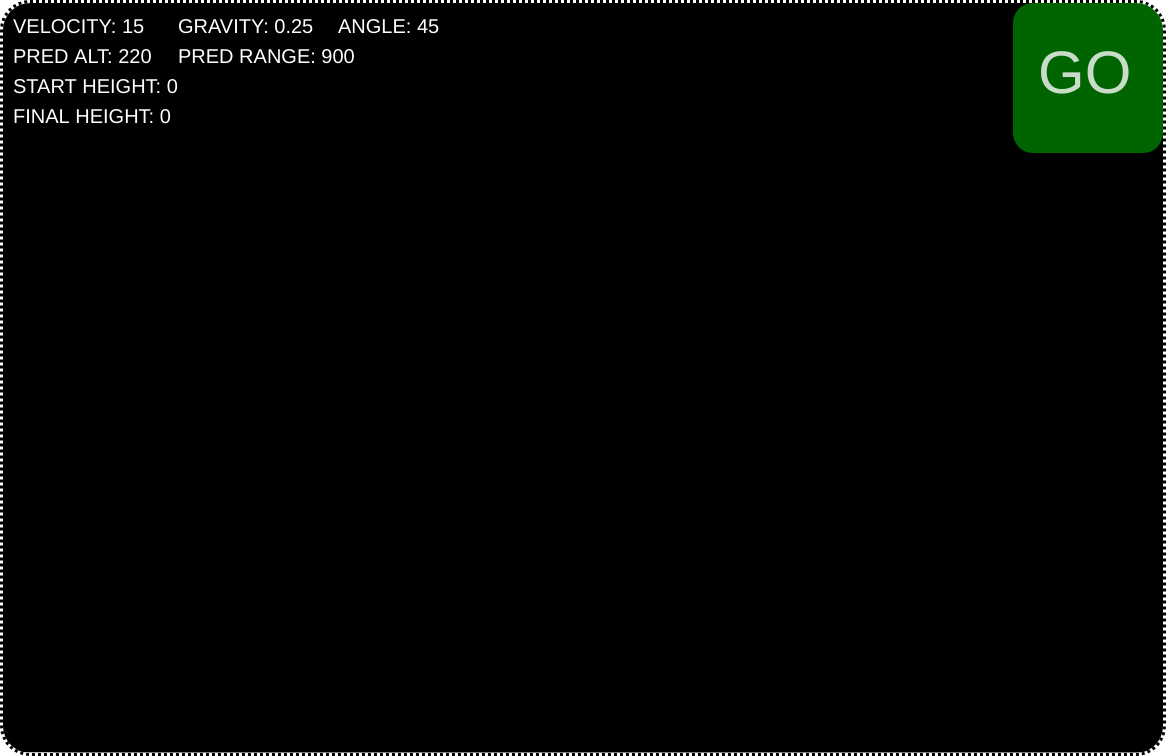
Frame 1 (no input)
Frame 60 (no input): identical to frame 1, image omitted
Frame 120 (the mouse pressed at the canvas centre since frame 60): identical to frame 1, image omitted

The p5.js sketch that drew this single still picture (run headless with seeded random() and noise() and a simulated clock; from frame 60 on, the mouse is pressed at the canvas centre):

// p5.js sketch
// ── sketch.js
let projectile;
let sliderGravity, sliderVelocity, SliderAngle, startHeightSlider, finalHeightSlider, sloMoSlider;
let inputGravity, inputVelocity, inputAngle, startHeightInput, finalHeightInput, sloMoInput;
let go, submitValues, createQuestion;
let count;
let altCalc, rangeCalc;
let projectiles = [];
let sliderList;
let originalWidth, originalHeight;
let cns;
let goPlace = 150;


let window_width;

function styleIt(obj) {
    obj.style("display", 'inline-block');
    obj.style("margin", '0 auto');
    obj.style("margin-left", '20px')
    obj.style("margin-top", '5px');;
    obj.style("border-radius", '30px')
    obj.style('border-style', 'dotted')
}

function setup() {

  window_width = document.documentElement.clientWidth || document.body.clientWidth || window.innerWidth;
  cns = createCanvas(window_width-40, 750);
  styleIt(cns);
  cns.style('margin-left', '10px');

  let d = createDiv()
  d.addClass('infozone')
  d.addClass('smaller')
  d.html('Order of sliders and inputs: Gravity, Velocity, Angle, Start Height, Land Height, Slow Motion');


  angleMode(DEGREES)
  // Sliders
  sliderGravity = new Slider(0, 9.81, 0.25, 0.01, 'g');
  sliderVelocity = new Slider(0.1, 100, 15, 0.1, 'v');
  sliderAngle = new Slider(0, 90, 45, 1, 'a');
  startHeightSlider = new Slider(0, height, 0, 1, 'sh')
  finalHeightSlider = new Slider(0, height/2, 0, 1, 'fh')
  sloMoSlider = new Slider(1, 30, 1, 1, 'sm')
  go = createButton("Go!");
  go.mousePressed(createProjectile);
  styleIt(go);

  createP();

  // Inputs
  inputGravity = new Input('gravity')
  inputVelocity = new Input('velocity')
  inputAngle = new Input('angle')
  startHeightInput = new Input('start height')
  finalHeightInput = new Input('land height')
  sloMoInput = new Input('slo mo')
  submitValues = createButton('Submit Values')
  styleIt(submitValues)

  submitValues.mousePressed(setValues)
  


  inputList = [inputGravity, inputVelocity, inputAngle, startHeightInput, finalHeightInput, sloMoInput]
  sliderList = [sliderGravity, sliderVelocity, sliderAngle, startHeightSlider, finalHeightSlider, sloMoSlider]

  for (let i = 0; i < inputList.length; i++) {
    styleIt(sliderList[i].slider)
    styleIt(inputList[i].input)
  }



}


let diff;
let newWidth;
let totalDiff = 0;


function resize() {
    window_width = document.documentElement.clientWidth || document.body.clientWidth || window.innerWidth;
    if (width > window_width) {
        cns.resize(window_width-50, height);
    } else if (width+100 < window_width) {
        cns.resize(window_width-50, height)
    }
    
}
let timerstop = false;

function calcH(v, a, g, sh, fh) {
  let h = pow(v, 2)*pow(sin(a), 2) / (2*g) 
  h += sh;
  h -= fh;
  h -= 5;
  return round(h)
}
let milli1;
let milli2;

function calcRange(v, ang, g, sh, fh) {
  y0 = sh-fh;
  if (y0 < 0) {
    return 'Cant Launch'
  }
  let d;
  angleMode(DEGREES);
  d = ((v*v)/(2*g)) * (1 + sqrt(1 + ((2*g*y0)/(v*v*sin(a)*sin(a))))) * sin(2*a)
  return round(d);
  }

let v, a, g, sh, fh;

function createProjectile() {
  if (sh >= fh) {
    milli1 = millis();
    projectile = new Projectile(0, height, v, a,50, sh)
  count = 0;
  }
}

function setValues() {
  for (let i = 0; i < inputList.length; i++) {
    let input = parseFloat(inputList[i].input.value());
    if (input >= 0) {
      
    } else {
      alert("Invalid Input: " + inputList[i].input.value() + ' At input ' + i)
      return;
    }
  }

  sliderGravity.slider.value(inputGravity.input.value());
  sliderVelocity.slider.value(inputVelocity.input.value())
  sliderAngle.slider.value(inputAngle.input.value());
  startHeightSlider.slider.value(startHeightInput.input.value());
  finalHeightSlider.slider.value(finalHeightInput.input.value());
  sloMoSlider.slider.value(sloMoInput.input.value());


}

function draw() {

  resize();
  v = sliderVelocity.slider.value();
  a = sliderAngle.slider.value();
  g = sliderGravity.slider.value();
  sh = startHeightSlider.slider.value();
  fh = finalHeightSlider.slider.value();
  sm = sloMoSlider.slider.value();

  altCalc = calcH(v, a, g, sh, fh)
  rangeCalc = calcRange(v, a, g, sh, fh)


  fill(255);
  background(0);
  stroke(255);
  textSize(20);
  textAlign(LEFT);
  line(0, height-fh, width, height-fh)
  line(0, height-sh, 50, height-sh);
  noStroke();
  if (projectile != undefined) {
    projectile.update();
    projectile.show();

    strokeWeight(1);

    if (width < 738) {
      text("ALT: " + projectile.height, 210, 90)
      text("RANGE: " + round(projectile.x), 325, 90)
    } else if (width < 483) {

    }
    else {
      text("ALT: " + projectile.height, 460, 30)
      text("RANGE: " + round(projectile.x), 550, 30)
    }
  }
  // Writing the text
  text("VELOCITY: " + v.toString(10), 10, 30)
  text("GRAVITY: " + g, 175, 30)
  text("ANGLE: " + a.toString(10), 335, 30)
  text("PRED ALT: " + altCalc, 10, 60)

  text("PRED RANGE: " + rangeCalc, 175, 60)
  text("START HEIGHT: " + sh.toString(10), 10, 90)
  text("FINAL HEIGHT: " + fh.toString(10), 10, 120)

  if (rangeCalc == 'Cant Launch') {
    fill(255, 0, 0, 100)
    textSize(60)
    textAlign(CENTER);
    text('CANNOT LAUNCH', width/2 , height/2)
    textSize(25)
    text('Please ensure launch height is higher than final height', width/2 , height/2+ 35)
    fill(255, 0, 0, 100)
  } else {
    fill(0, 255, 0, 100)
  }

  textAlign(LEFT);
  rect(width-goPlace, 0, goPlace, goPlace, 20)
  fill(255, 200);
  textSize(60)
  text('GO', width-125, 90)


}

function mousePressed() {
  let goPlace = 150
  if (mouseX > width-goPlace && mouseX < width && mouseY < goPlace && mouseY > 0) {
    createProjectile()
  }  
}
// ── inputs.js
class Input {
    constructor(text) {
        this.input = createInput(text.toString(10))
    }

    update(newvalue) {
        this.input.value = newvalue;
    }
}
// ── projectile.js
class Projectile {
    constructor(x, y, vel, angle, r, sh=0) {
      this.x = x;
      this.y = height-sh;
      this.velX = vel*cos(angle);
      this.velY = vel*sin(angle);
      this.gravity = g;
      this.hist = []
      this.hist.push(createVector(this.x, this.y))
      this.r = r/2
      this.fallen = false;
      this.falling = false;
      this.height = 0;
      
    }
    
    show() {
      fill(255);
      stroke(255);
      ellipse(this.x, this.y, this.r, this.r);
      strokeWeight(2);
      for (let i = 0; i < this.hist.length-1; i++) {
        line(this.hist[i].x, this.hist[i].y, this.hist[i+1].x,this.hist[i+1].y);
      }
      fill(255, 0 , 0, 150)
      noStroke();
      if (this.velY < 0 && !this.falling) {
        this.falling = true;
        this.topX = this.x;
        this.topY = this.y;
        this.framesLeft = count;
      

        this.textHeight = height-this.topY-fh;


      } else if (this.falling) {
        circle(this.topX, this.topY, 20)
        text('(' + round(this.topX) +', ' + round(this.textHeight)+')', this.topX-40, this.topY-20)
      }

      if (this.fallen) {
        text('(' + round(this.x) +', ' + round(0)+')', this.x-40, this.y-20)
      }

      fill(255);
    }
    
    
    update() {

      if (!this.fallen) {
        if (this.y > height-fh && count > 20) {
          this.y = height-fh
          this.fallen = true;
          this.velX = 0;
      }
        count++;  
        this.height = round(height-this.y);
        this.velY -= this.gravity/sm;
        this.x += this.velX/sm;
        this.y -= this.velY/sm;
        this.hist.push(createVector(this.x, this.y))
      
      } else {
        this.y = height-fh;
      }
    }
}
  
// ── sliders.js
class Slider {
    constructor(min, max, start, incr, name) {
        this.slider = createSlider(min, max, start, incr);
        this.slider.id = name;
        this.name = name;
        this.hoverOver = false;

    }


}
